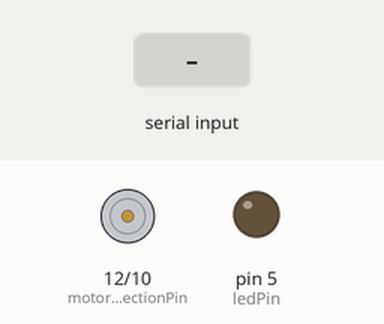
Recording of a sketch running on a simulated Arduino Uno, built with avr-gcc and run on an emulated ATmega328P. Shown: direction and speed pins drawn as motors (green arrow = direction pin HIGH = forward, orange = LOW = backward, longer = more drive), output pins drawn as LEDs (lit = HIGH). The inputs (shaded band) are chosen by the test bench.

Above: at 1.2 s.
1.3 s: "FORWARD 90\n" received over Serial
At 2.5 s:
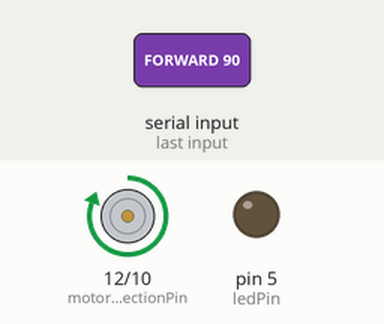
2.8 s: "FORWARD ,45\n" received over Serial
At 3.7 s:
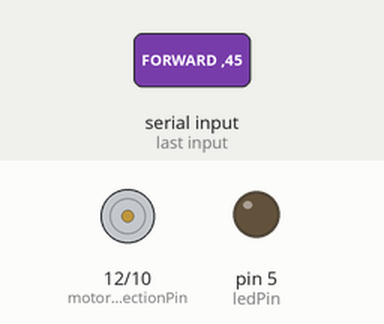
4.3 s: "BACKWARD 90\n" received over Serial
At 4.9 s:
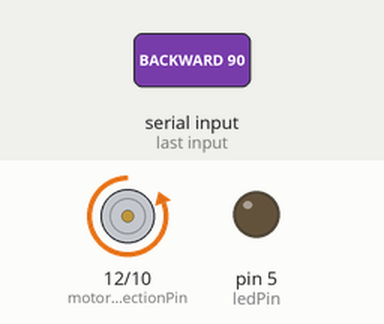
5.8 s: "BACKWARD ,45\n" received over Serial
At 7.3 s:
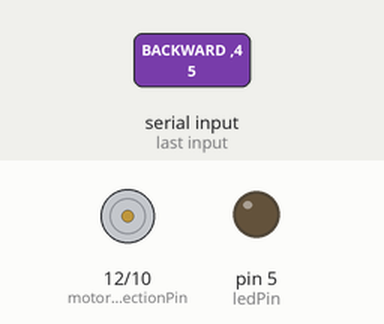
Timing chart, 0 to 8.3 s (numbered marks = the images above; inputs shaded):
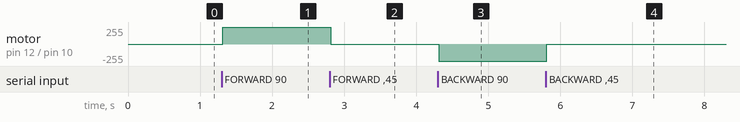

The sketch:

serial_command.ino
```cpp
int ledPin = 5; // PWM pin for the LED
int motorDirectionPin = 12; // Motor direction pin (HIGH for one direction, LOW for reverse)
int motorSpeedPin = 10; // PWM pin for motor speed control

unsigned long startMillis; // Start time for motor actions
unsigned long ledStartMillis; // Start time for LED actions
int duration; // Duration for motor action
int ledDuration; // Duration for LED action
bool motorRunning = false; // State of the motor
bool ledOn = false; // State of the LED

void setup() {
  pinMode(ledPin, OUTPUT);
  pinMode(motorDirectionPin, OUTPUT);
  pinMode(motorSpeedPin, OUTPUT);
  Serial.begin(9600);
}

void loop() {
  if (Serial.available() > 0) {
    String command = Serial.readStringUntil('\n');
    command.trim();

    // Handling motor commands
    if (command.startsWith("FORWARD ")) {
      int index = command.indexOf(" LED ");
      duration = command.substring(8, index).toInt() * 1000; // Convert to milliseconds
      startMotor(HIGH);
      ledDuration = command.substring(index + 5).toInt() * 1000; // Extract LED duration
      startLED();
    } else if (command.startsWith("BACKWARD ")) {
      int index = command.indexOf(" LED ");
      duration = command.substring(9, index).toInt() * 1000; // Convert to milliseconds
      startMotor(LOW);
      ledDuration = command.substring(index + 5).toInt() * 1000; // Extract LED duration
      startLED();
    }
  }

  // Check to stop motor after duration
  if (motorRunning && millis() - startMillis > duration) {
    stopMotor();
  }

  // Check to turn off LED after duration
  if (ledOn && millis() - ledStartMillis > ledDuration) {
    stopLED();
  }
}

void startMotor(bool direction) {
  digitalWrite(motorDirectionPin, direction); // Set direction based on HIGH or LOW
  analogWrite(motorSpeedPin, 255); // Set motor speed to maximum
  startMillis = millis(); // Record start time
  motorRunning = true; // Set motor state to running
}

void stopMotor() {
  analogWrite(motorSpeedPin, 0); // Stop the motor
  motorRunning = false; // Set motor state to not running
}

void startLED() {
  analogWrite(ledPin, 255); // Turn LED on to full brightness
  ledStartMillis = millis(); // Record start time for LED
  ledOn = true; // Set LED state to on
}

void stopLED() {
  analogWrite(ledPin, 0); // Turn LED off
  ledOn = false; // Set LED state to off
}
```

Measured:
- after the input at 1.3 s, motor on pin 12 (motorDirectionPin) / pin 10 (motorSpeedPin): stopped → forward 255/255 at once
- after the input at 2.8 s, motor on pin 12 (motorDirectionPin) / pin 10 (motorSpeedPin): forward 255/255 → stopped at once
- after the input at 4.3 s, motor on pin 12 (motorDirectionPin) / pin 10 (motorSpeedPin): stopped → backward 255/255 at once
- after the input at 5.8 s, motor on pin 12 (motorDirectionPin) / pin 10 (motorSpeedPin): backward 255/255 → stopped at once
